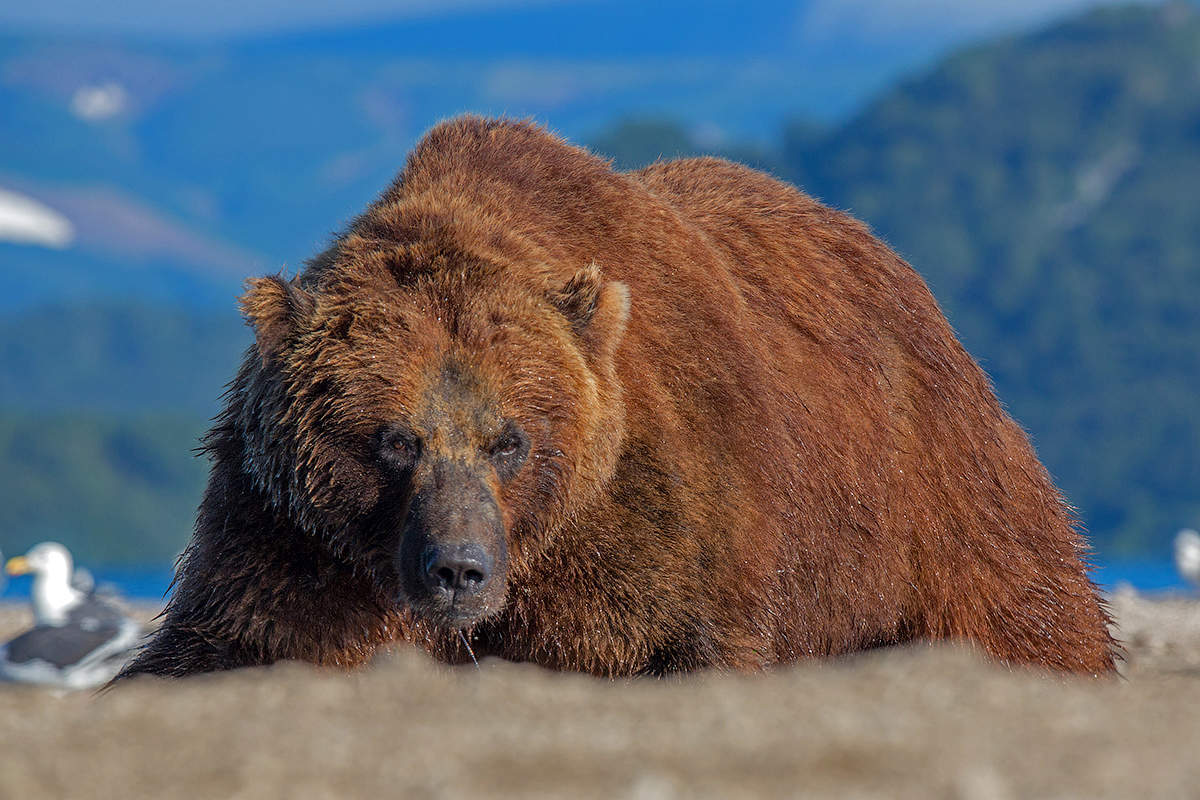
#> input picture task3/images/bear.jpg, 1200 x 800 px, found by its file name; its folder holds only this picture in this run
$ jupyter execute --allow-errors report.ipynb   (shell and % lines are left out)
#> lines starting #> are read from the running program, lines starting #| are printed output that depends on the picture
# Основные функции

[cell 1]
import zlib
import bz2
import lzma
import numpy as np
import cv2
import os
import matplotlib.pyplot as plt

[cell 2]
# Предикторы
# ......................
# .... | C | B | D | ...
# .... | A | X |   | ...
# ......................
# X - предсказываемый пиксель

# Пустой предиктор
def predictor_none(row: int, col: int, image: np.ndarray) -> int:
    return 0

# Левый предиктор: predict(A)
def predictor_left(row: int, col: int, image: np.ndarray) -> int:
    return int(image[row, col - 1]) if col > 0 else 0

# Верхний предиктор: predict(B)
def predictor_up(row: int, col: int, image: np.ndarray) -> int:
    return int(image[row - 1, col]) if row > 0 else 0

# Срднее: predict((A + B) / 2)
def predictor_average(row: int, col: int, image: np.ndarray) -> int:
    a = predictor_left(row, col, image)
    b = predictor_up(row, col, image)
    return (a + b) // 2

# Ближайшая из A,B,C к A + B - C
def predictor_paeth(row: int, col: int, image: np.ndarray) -> int:
    a = predictor_left(row, col, image)
    b = predictor_up(row, col, image)
    c = int(image[row - 1, col - 1]) if row > 0 and col > 0 else 0
    p = a + b - c
    pa, pb, pc = abs(p - a), abs(p - b), abs(p - c)
    return a if pa <= pb and pa <= pc else b if pb <= pc else c

# Предикторы, из которых выбираем для каждого пикселя свой
PREDICTORS = [
    predictor_none,
    predictor_left,
    predictor_up,
    predictor_average,
    predictor_paeth
]

# По изображению находим его сериализованную матрицу ошибок
def image2residuals(image: np.ndarray, N=10) -> np.ndarray:
    """
    Кодирует изображение в вектор остатков (residuals),
    при этом первый пиксель не предсказывается, а сохраняется как есть.

    Параметры:
        image - grayscale изображение (uint8)
        N - глубина окна ошибок для адаптивного выбора предиктора

    Возвращает:
        1D-массив остатков (int16)
    """
    if len(image.shape) != 2:
        raise ValueError("Only grayscale images are supported")

    image = image.astype(np.int16)
    h, w = image.shape
    prediction_image = np.zeros_like(image, dtype=np.int16)
    residuals = np.zeros_like(image, dtype=np.int16)

    for row in range(h):
        row_errors = np.zeros((N, len(PREDICTORS)))

        for col in range(w):
            actual = int(image[row, col])

            if col == 0:
                if row == 0:
                    # Первый пиксель всего изображения сохраняем как есть
                    prediction_image[row, col] = 0
                    residuals[row, col] = actual
                else:
                    # Предсказываем первый пиксель строки по верху
                    pred = predictor_up(row, col, image)
                    prediction_image[row, col] = pred
                    residuals[row, col] = actual - pred
                continue

            # Выбираем лучший предиктор по средним ошибкам за последние N шагов
            if col > 1:
                row_means = row_errors[0:min(col, N), :].mean(axis=0)
                best_idx = int(np.argmin(row_means))
            else:
                best_idx = 1

            pred = PREDICTORS[best_idx](row, col, image)
            prediction_image[row, col] = pred
            residuals[row, col] = actual - pred

            # Обновляем матрицу ошибок
            row_errors = np.roll(row_errors, shift=1, axis=0)
            for k, fn in enumerate(PREDICTORS):
                p = fn(row, col, image)
                row_errors[0, k] = (actual - p) ** 2

    return residuals.reshape(-1)

# По одномерной матрице ошибок и размерам изображения находим изображение
# [47 lines left out: function residuals2image, not called in this run]

# Проверка кодера и декодера изображений

Проверка работы на примере

[cell 3]
path_images = os.getcwd() + "\\images"

img = cv2.imread(path_images + "\\example.jpg")

#> (the rest of this cell did not finish here and is left out)

Проверка распределния отклонения (должно быть похоже на нормальное с мат. ожиданием 0)

[cell 4]
import numpy as np
import matplotlib.pyplot as plt

#> (the rest of this cell did not finish here and is left out)

# Выбор кодера для полученной матрицы ошибок

Смотрим различные варианты кодировать массива, где значения будут в промежутке [-255 : 255]. Большинство значений близки к 0, поэтому это стоит учитывать для выбора наилучшего кодера

Для многих методов нужны положительные значения, поэтому вместе с residuals будет использоваться массив residuals_shifted, в котором числа смещены на min(residual), чтобы минимальное число было 0.

#> (a cell that did not finish here is left out)

## Арифметическое кодирование

### Реализация для статического арифмитического кодирования

[cell 6]
from collections import Counter, deque

class FastArithmeticEncoder:
    # [36 lines left out: functions __init__, _shift, encode_symbol, not called in this run]

    def finish(self):
        self.encode.append(1)  # Simple finalization


class FastArithmeticDecoder:
    # [14 lines left out: function __init__, not called in this run]

    def read_bit(self):
        return self.input.popleft() if self.input else 0

    # [55 lines left out: functions decode_symbol, build_intervals, fast_arithm_encode, not called in this run]


def fast_arithm_decode(encoded_bits, length, intervals, bit_precision=16):
    dec = FastArithmeticDecoder(encoded_bits, length, bit_precision)
    return [dec.decode_symbol(intervals) for _ in range(length)]

### Проверка кодера и декодера

[cell 7]
# Так как много интервалов приходится брать большое число, из-за чего время расчетов увеличивается
bit_precision = 24

#> (the rest of this cell did not finish here and is left out)

Если кодировать без residual, а сразу изображение:

[cell 8]
bit_precision = 24

#> (the rest of this cell did not finish here and is left out)

## Zlib

[cell 9]
import numpy as np
import zlib

#> (the rest of this cell did not finish here and is left out)

Если кодировать без residual, а сразу изображение:

[cell 10]
import numpy as np
import zlib

#> (the rest of this cell did not finish here and is left out)

## Bz2

[cell 11]
import bz2

#> (the rest of this cell did not finish here and is left out)

## lzma

[cell 12]
import lzma

#> (the rest of this cell did not finish here and is left out)

## Elias gamma

### Реализация для случая с отрицательными числами (нумеруется 0, +1, -1 ...)

[cell 13]
def map_signed_to_unsigned(n: int) -> int:
    return 2 * abs(n) if n <= 0 else 2 * n - 1

def map_unsigned_to_signed(n: int) -> int:
    return -(n // 2) if n % 2 == 0 else (n + 1) // 2


# [19 lines left out: functions encode_number_elias_gamma, decode_number_elias_gamma, not called in this run]


def encode_sequence_elias_gamma_signed(numbers: list[int]) -> str:
    return ''.join(encode_number_elias_gamma(map_signed_to_unsigned(n) + 1) for n in numbers)

# [7 lines left out: function decode_sequence_elias_gamma_signed, not called in this run]

### Проверка кодера и декодера

#> (a cell that did not finish here is left out)

## Голомба-Райс

### Реализация для случая с отрицательными числами (нумеруется 0, +1, -1, ...)

[cell 15]
import math

def map_signed_to_unsigned(n: int) -> int:
    return 2 * abs(n) if n <= 0 else 2 * n - 1

def map_unsigned_to_signed(n: int) -> int:
    return -(n // 2) if n % 2 == 0 else (n + 1) // 2


# [54 lines left out: functions encode_number_golomb, decode_number_golomb, not called in this run]


def encode_sequence_golomb_signed(numbers: list[int], M: int) -> str:
    return ''.join(encode_number_golomb(map_signed_to_unsigned(n), M) for n in numbers)


# [7 lines left out: function decode_sequence_golomb_signed, not called in this run]

### Нахождение оптимального M и исследование распределения

[cell 16]
# [12 lines left out: functions optimal_golomb_M, estimate_geom_p_from_residuals, not called in this run]

def geom_distribution(t: float, p: float) -> float:
    return p * (1 - p) ** t

#> (a cell that did not finish here is left out)

### Проверка кодера и декодера

#> (a cell that did not finish here is left out)

# Исследование для картин из файла images

Чтобы все работало корректно необходимо запустить предыдушие ячейки, где делается импорт. Также если долго запускать все предыдушие можно запустить только ячейку с импортами и с реализациями арифметического кодирования и Элиаса.

[cell 19]
path_images = os.getcwd() + "\\images"

results = []
N_values = [1, 2, 5, 10, 20, 100]

for image_name in os.listdir(path_images):
    image_path = os.path.join(path_images, image_name)
    img = cv2.imread(image_path)
#> img is the input picture: shape (800, 1200, 3); mean B, G, R 108.3, 100.2, 96.6
    if img is None:
        continue

    img_gray = cv2.cvtColor(img, cv2.COLOR_BGR2GRAY)
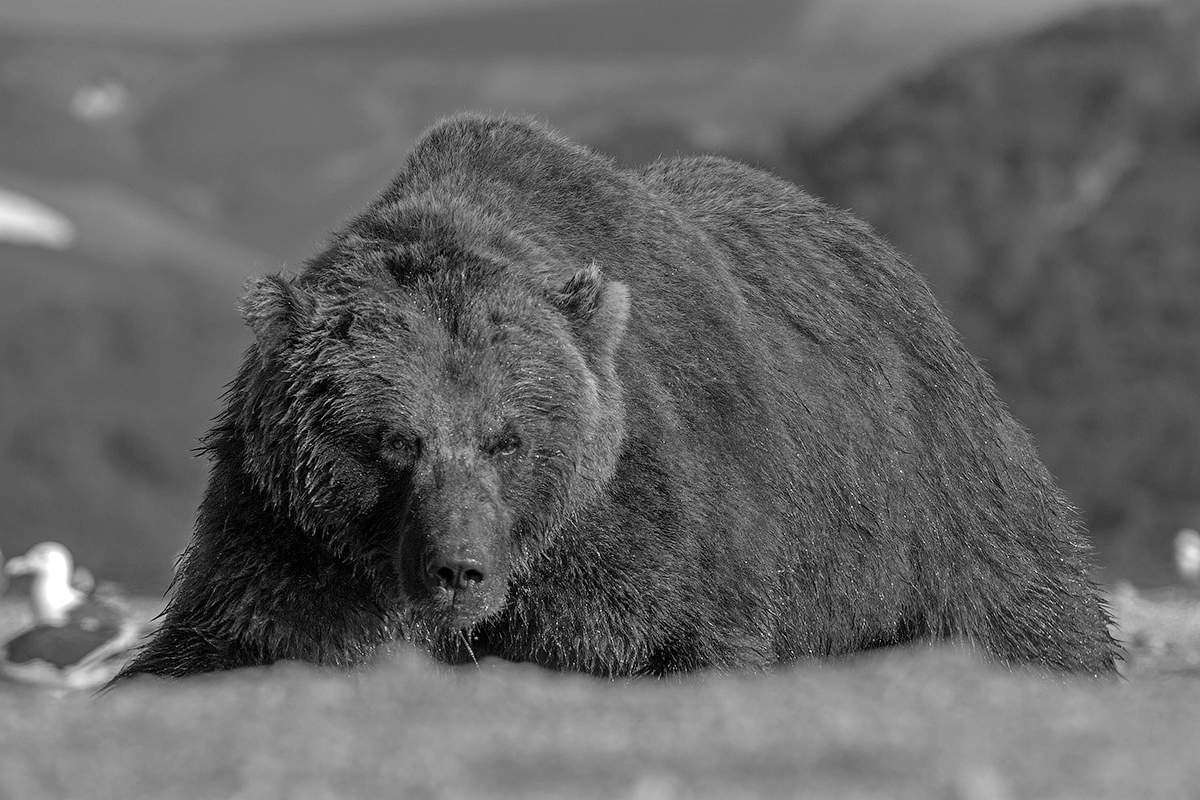
#> img_gray: shape (800, 1200); min 0, max 255, mean 100

    for N in N_values:
        residuals = image2residuals(img_gray, N).astype(np.int16)
        min_val = residuals.min()
        residuals_shifted = residuals - min_val
        image_size_bytes = len(residuals)

        height, width = img_gray.shape

        info = {
            'image': image_name,
            'N': N,
            'residuals_length': image_size_bytes,
        }

        # Elias Gamma
        try:
            encoded_elias = encode_sequence_elias_gamma_signed(residuals)
            decoded_elias = decode_sequence_elias_gamma_signed(encoded_elias)
            info['Elias match'] = np.allclose(residuals, decoded_elias)
            info['Elias ratio'] = len(encoded_elias) / 8 / image_size_bytes
        except Exception as e:
            info['Elias match'] = False
            info['Elias ratio'] = None

        # zlib
        try:
            residuals_bytes = residuals.tobytes()
            compressed_zlib = zlib.compress(residuals_bytes)
            decompressed_zlib = np.frombuffer(zlib.decompress(compressed_zlib), dtype=np.int16)
            info['zlib match'] = np.allclose(residuals, decompressed_zlib)
            info['zlib ratio'] = len(compressed_zlib) / image_size_bytes
        except Exception as e:
            info['zlib match'] = False
            info['zlib ratio'] = None

        # bz2
        try:
            shifted_bytes = residuals_shifted.tobytes()
            compressed_bz2 = bz2.compress(shifted_bytes)
            decompressed_bz2 = np.frombuffer(bz2.decompress(compressed_bz2), dtype=np.int16) + min_val
            info['bz2 match'] = np.allclose(residuals, decompressed_bz2)
            info['bz2 ratio'] = len(compressed_bz2) / image_size_bytes
        except Exception as e:
            info['bz2 match'] = False
            info['bz2 ratio'] = None

        # lzma
        try:
            compressed_lzma = lzma.compress(shifted_bytes)
            decompressed_lzma = np.frombuffer(lzma.decompress(compressed_lzma), dtype=np.int16) + min_val
            info['lzma match'] = np.allclose(residuals, decompressed_lzma)
            info['lzma ratio'] = len(compressed_lzma) / image_size_bytes
        except Exception as e:
            info['lzma match'] = False
            info['lzma ratio'] = None

        # Arithmetic
        try:
            bit_precision = 24
            encoded_arihm, intervals = fast_arithm_encode(residuals_shifted, bit_precision)
            decoded_arihm = fast_arithm_decode(encoded_arihm, len(residuals_shifted), intervals, bit_precision) + min_val
            info['arithm match'] = np.allclose(residuals, decoded_arihm)
            info['arithm ratio'] = len(encoded_arihm) / 8 / image_size_bytes
        except Exception as e:
            info['arithm match'] = False
            info['arithm ratio'] = None


        results.append(info)

        print(f"N = {N}, image = {image_name}")

results
